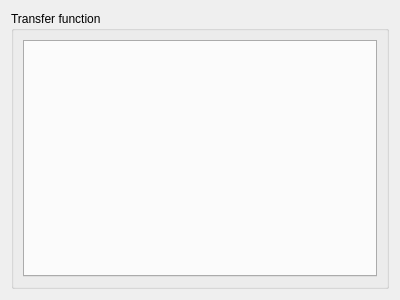
<?xml version="1.0" encoding="UTF-8"?>
<ui version="4.0">
 <class>TransferFunctionWidget</class>
 <widget class="QWidget" name="TransferFunctionWidget">
  <property name="geometry">
   <rect>
    <x>0</x>
    <y>0</y>
    <width>400</width>
    <height>300</height>
   </rect>
  </property>
  <property name="windowTitle">
   <string>Form</string>
  </property>
  <layout class="QVBoxLayout" name="verticalLayout">
   <item>
    <widget class="QGroupBox" name="groupBox">
     <property name="title">
      <string>Transfer function</string>
     </property>
     <layout class="QVBoxLayout" name="verticalLayout_2">
      <item>
       <widget class="QTabWidget" name="TransferFunctionTabWidget">
        <property name="currentIndex">
         <number>-1</number>
        </property>
       </widget>
      </item>
     </layout>
    </widget>
   </item>
  </layout>
 </widget>
 <resources/>
 <connections/>
</ui>
